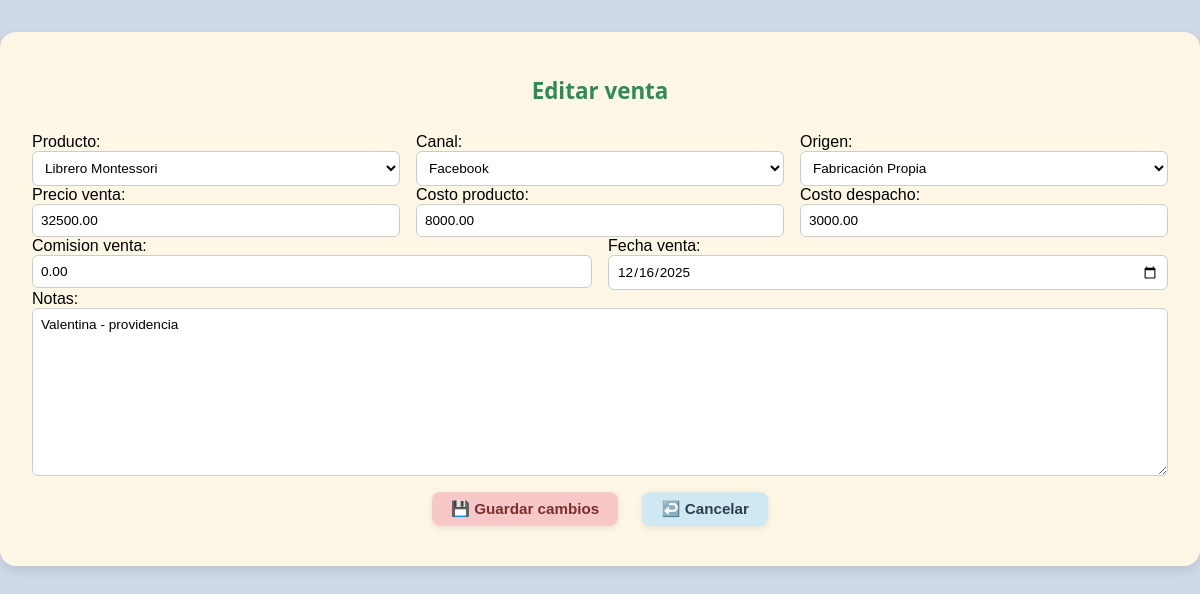
Screenshot of /ventas/43/editar/ with the database file from the repository.
### base/models.py (models this page shows, shortened)
class Venta(models.Model):
    producto = models.ForeignKey(Producto, on_delete=models.CASCADE)
    canal = models.CharField(max_length=50, choices=[
        ('instagram', 'Instagram'),
        ('facebook', 'Facebook'),
        ('mercado_libre', 'Mercado Libre'),
        ('ecommerce_vipalu', 'E-commerce Vipalú'),
        ('otro', 'Otro'),
    ])
    origen = models.CharField(
        max_length=50,
        choices=[
            ('fabricante', 'Fabricante'),
            ('propia', 'Fabricación Propia'),
        ],
        default='propia'  # ← Valor por defecto para registros existentes
    )
    fecha_venta = models.DateField()
    costo_producto = models.DecimalField(max_digits=10, decimal_places=2)
    precio_venta = models.DecimalField(max_digits=10, decimal_places=2)
    costo_despacho = models.DecimalField(max_digits=10, decimal_places=2, default=0)
    comision_venta = models.DecimalField(max_digits=10, decimal_places=2, default=0)
    notas = models.TextField(blank=True, null=True)
    VENDEDORES = [
        ('Marco', 'Marco'),
        ('Catalina', 'Catalina'),
    ]
    vendedor = models.CharField(
        max_length=100,
        choices=VENDEDORES,
        null=True,
        blank=True
    )

### base/views.py (the view)
# urls.py: path('ventas/<int:id>/editar/', views.editar_venta, name='editar_venta'),
def editar_venta(request, id):
    venta = get_object_or_404(Venta, id=id)
    if request.method == 'POST':
        form = VentaForm(request.POST, instance=venta)
        if form.is_valid():
            form.save()
            return redirect('administracion_ventas')
    else:
        form = VentaForm(instance=venta)
    return render(request, 'editar_venta.html', {'form': form, 'venta': venta})

### base/forms.py
class VentaForm(forms.ModelForm):
    class Meta:
        model = Venta
        fields = '__all__'
        widgets = {
            'fecha_venta': forms.DateInput(attrs={'type': 'date'}),
            'vendedor': forms.Select(attrs={'class': 'form-control'}),  # ✅ NUEVO
        }

### base/models.py (called while the page is built)
    def __str__(self):
        return self.nombre

### base/templates/editar_venta.html (shortened to what this page needs)
{% block content %}
<div class="formulario-ventas">
    <h2>Editar venta</h2>
    <form method="POST">
        <div class="fila-formulario">
            <div>{{ form.producto.label_tag }}{{ form.producto }}</div>
            <div>{{ form.canal.label_tag }}{{ form.canal }}</div>
            <div>{{ form.origen.label_tag }}{{ form.origen }}</div>
        </div>
        <div class="fila-formulario">
            <div>{{ form.precio_venta.label_tag }}{{ form.precio_venta }}</div>
            <div>{{ form.costo_producto.label_tag }}{{ form.costo_producto }}</div>
            <div>{{ form.costo_despacho.label_tag }}{{ form.costo_despacho }}</div>
        </div>
        <div class="fila-formulario">
            <div>{{ form.comision_venta.label_tag }}{{ form.comision_venta }}</div>
            <div>{{ form.fecha_venta.label_tag }}{{ form.fecha_venta }}</div>
        </div>
        <div class="fila-formulario">
            <div style="flex: 1 1 100%;">{{ form.notas.label_tag }}{{ form.notas }}</div>
        </div>
        <div class="botones-horizontal">
            <button type="submit" class="boton-registro">💾 Guardar cambios</button>
            <a href="{% url 'administracion_ventas' %}" class="boton-cancelar">↩️ Cancelar</a>
        </div>
    </form>
</div>
{% endblock %}

### base/templates/editar_venta.html (style rules this page uses)
.formulario-ventas { background-color: #fff7e6; padding: 1.5rem 2rem; border-radius: 16px; box-shadow: 0 4px 12px rgba(0,0,0,0.1); max-width: 1200px; margin: 2rem auto; display: flex; flex-direction: column; gap: 1.2rem; }
.formulario-ventas h2 { text-align: center; color: #2E8B57; font-family: 'Segoe UI', sans-serif; font-size: 1.4rem; margin-bottom: 0.5rem; }
.fila-formulario { display: flex; gap: 1rem; flex-wrap: wrap; justify-content: space-between; }
.fila-formulario > div { flex: 1 1 200px; }
.formulario-ventas input, .formulario-ventas select, .formulario-ventas textarea { width: 100%; padding: 0.5rem; border: 1px solid #ccc; border-radius: 6px; font-size: 0.85rem; font-family: 'Quicksand', sans-serif; background-color: #ffffff; }
.botones-horizontal { display: flex; justify-content: center; gap: 1.5rem; margin-top: 1rem; }
.boton-registro { background-color: #f8c8c8; color: #7a2e2e; padding: 0.5rem 1.2rem; border: none; border-radius: 8px; font-weight: bold; font-size: 0.95rem; cursor: pointer; transition: background-color 0.3s ease; box-shadow: 0 2px 6px rgba(0,0,0,0.1); }
.boton-cancelar { background-color: #d0e8f2; color: #2c3e50; padding: 0.5rem 1.2rem; border: none; border-radius: 8px; font-weight: bold; font-size: 0.95rem; cursor: pointer; transition: background-color 0.3s ease; box-shadow: 0 2px 6px rgba(0,0,0,0.1); text-decoration: none; display: inline-block; }

### rows the page displays
Venta: producto "Librero Montessori", canal "Facebook", origen "Fabricación Propia", precio_venta "32500.00", costo_producto "8000.00", costo_despacho "3000.00", comision_venta "0.00", fecha_venta "12/16/2025", notas "Valentina - providencia"
